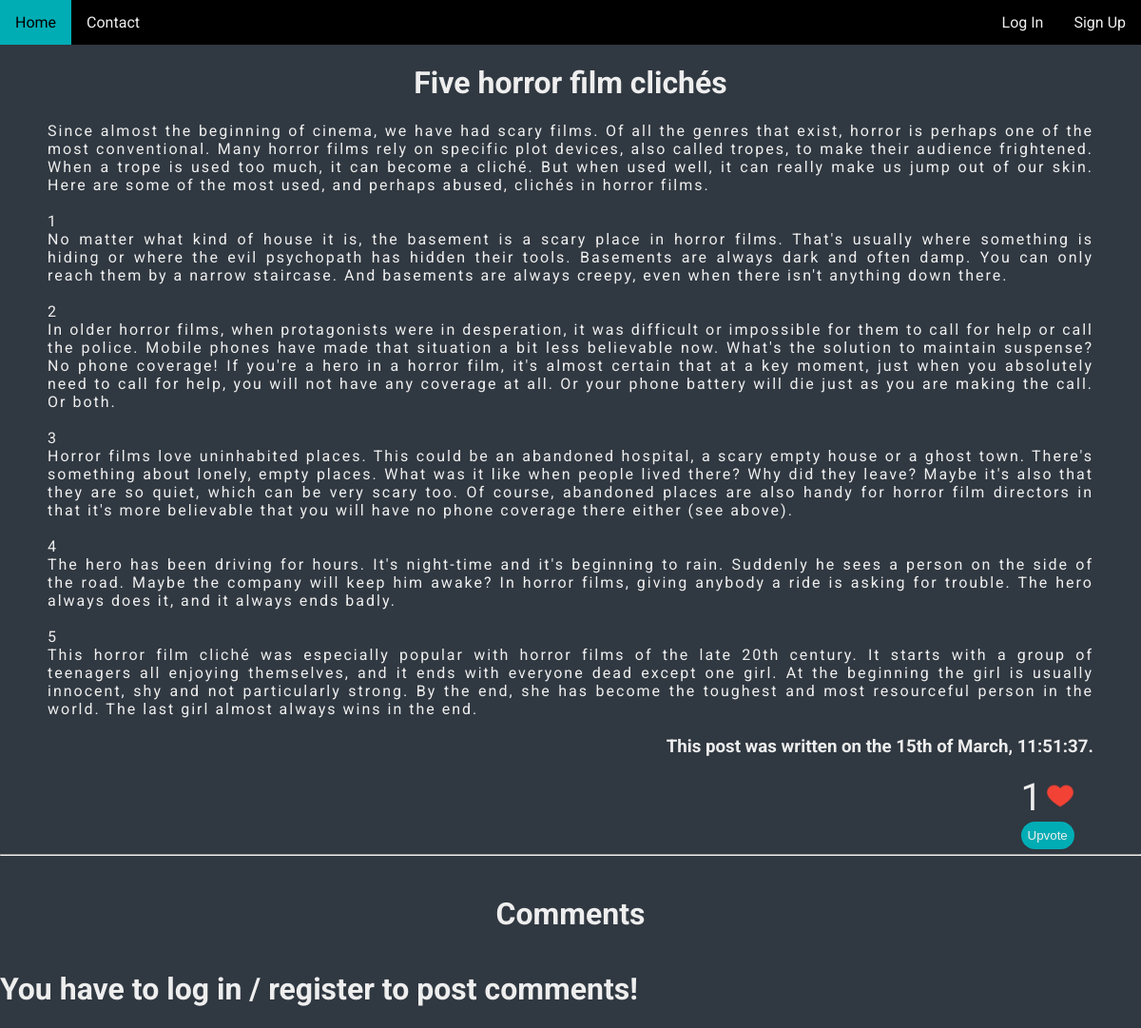
Page /blog/8/ on the committed database.
### blog/models.py (models this page shows, shortened)
class Post(models.Model):
    title = models.CharField(max_length = 150)
    pub_date = models.DateTimeField('date published')
    content = models.TextField(max_length = 100000, default = "")
    upvotes = models.IntegerField(default = 0)
    @property
    def get_formatted_date(self):
        return givesuffix(self.pub_date.day) + " of " + self.pub_date.strftime("%B, %H:%M:%S")

### blog/views.py (the view)
# urls.py: path('<int:post_id>/', views.detail, name = 'detail'),
def detail(request, post_id):
    post = Post.objects.get(id = post_id)
    comment_list = post.comment_set.all()
    upvoter_list = post.upvoter_set.all()
    user = request.user
    try:
        post.upvoter_set.get(username = user.username)
    except (KeyError, Upvoter.DoesNotExist):
        show_upvote = True
    else:
        show_upvote = False
    if request.method == 'POST':
        post.upvotes += 1
        post.save()
        post.upvoter_set.create(username = user.username)
        return HttpResponseRedirect(reverse('blog:detail', args = (post_id, )))
    else:
        return render(request, 'blog/detail.html', {
            'post_id': post_id,
            'post': post,
            'comment_list': comment_list,
            'show_upvote': show_upvote,
        })

### blog/models.py (called while the page is built)
def givesuffix(date):
    return str(date) + "th" if 4 <= date <= 20 or 24 <= date <= 30 else ["st", "nd", "rd"][date % 10 - 1]

### blog/templates/blog/detail.html (shortened to what this page needs)
<!DOCTYPE html>
<html lang="en" dir="ltr">
  <head>
    {% load static %}
    <link rel="stylesheet" type="text/css" href="{% static 'blog/style.css' %}">
  </head>
  <body>
    <div class="topnav">
      <a href="{% url 'blog:index' %}">Home</a>
      <a href="{% url 'blog:contact' %}">Contact</a>
      {% if not request.user.is_authenticated %}
        <a id = "signup-button" href="{% url 'blog:signup' %}">Sign Up</a>
      {% endif %}
      {% if request.user.is_authenticated %}
        <a id = "logout-button" href="{% url 'blog:logout' %}">Log Out</a>
        <div>
          Logged in as {{ request.user.first_name }}
        </div>
      {% else %}
        <a id = "login-button" href="{% url 'blog:login' %}">Log In</a>
      {% endif %}
    </div>
    <div class="detail-content">
      <h1>{{ post.title }}</h1>
      <p>{{ post.content }}</p>
      <h3>This post was written on the {{ post.get_formatted_date }}. </h3>
      <div id = "upvote">
        <div id = "upvote-counter">{{ post.upvotes }}</div>
        <img src="{% static 'blog/images/heart.png' %}" id = "heart">
        {% if show_upvote %}
          <form method="post">
            <input class = "upvote-button" type="submit" name="upvote" value="Upvote">
          </form>
        {% endif %}
      </div>
    </div>
    <br><br><br><br>
    <hr>
    <div class="comment-section">
      <h1 id = "comment-header">Comments</h1>
      {% if request.user.is_authenticated %}
        <form action="{% url 'blog:post_comment' post.id %}" method="post">
          {% csrf_token %}
          <fieldset class="post-comment-box">
            <label id = "comment-label" for="comment">Type your comment here: </label>
            <textarea class="comment-box" name="comment"></textarea>
            <br><br>
          <input class = "post-comment-button" type="submit" value="Post your comment!">
        </fieldset>
        </form>
      {% else %}
        <h1> You have to log in / register to post comments! </h1>
      {% endif %}
    </div>
  </body>
</html>

### blog/static/blog/style.css (style rules this page uses)
body { background-color: #303841; color: #eeeeee; font-family: 'Roboto', sans-serif; margin: 0px; }
a { text-decoration: none; }
#upvote { clear: left; float: right; margin-right: 20px; }
#upvote-counter { font-size: 40px; line-height: 50px; display: inline-block; }
#heart { width: 30px; height: auto; }
#comment-header { padding: 20px; text-align: center; }
#login-button { float: right; }
#signup-button { float: right; }
.upvote-button { background-color: #00adb5; color: #eeeeee; border: 0; padding: 7px; border-radius: 20px; }
.topnav { overflow: hidden; background-color: black; }
.topnav a { float: left; color: #eeeeee; text-align: center; padding: 14px 16px; text-decoration: none; font-size: 16px; }
.detail-content { margin-left: 50px; margin-right: 50px; }
.detail-content h1 { text-align: center; }
.detail-content p { text-align: justify; letter-spacing: 2px; white-space: pre-wrap; }
.detail-content h3 { text-align: right; }

### rows in the picture
Post: title "Five horror film clichés", content "Since almost the beginning of cinema, we have had scary films. Of all the genres that exist, horror is perhaps one of the most conventional. Many horror films rely on specific plot devices, also called tropes, to make their audience frightened. When a trope is used too much, it can become a cliché. But when used well, it can really make us jump out of our skin. Here are some of the most used, and perhaps abused, clichés in horror films. 1 No matter what kind of house it is, the basement is a scary place in horror films. That's usually where something is hiding or where the evil psychopath has hidden their tools. Basements are always dark and often damp. You can only reach them by a narrow…", get_formatted_date "15th of March, 11:51:37", upvotes "1"
